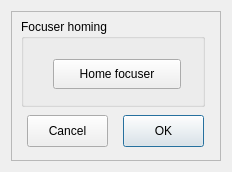
<?xml version="1.0" encoding="UTF-8"?>
<ui version="4.0">
 <class>X2Focus</class>
 <widget class="QDialog" name="X2Focus">
  <property name="geometry">
   <rect>
    <x>0</x>
    <y>0</y>
    <width>232</width>
    <height>172</height>
   </rect>
  </property>
  <property name="sizePolicy">
   <sizepolicy hsizetype="Fixed" vsizetype="Fixed">
    <horstretch>0</horstretch>
    <verstretch>0</verstretch>
   </sizepolicy>
  </property>
  <property name="minimumSize">
   <size>
    <width>232</width>
    <height>172</height>
   </size>
  </property>
  <property name="maximumSize">
   <size>
    <width>232</width>
    <height>172</height>
   </size>
  </property>
  <property name="windowTitle">
   <string>Rainbow Astro RSF</string>
  </property>
  <layout class="QHBoxLayout" name="horizontalLayout_12">
   <item>
    <widget class="X2Form" name="X2Form">
     <property name="minimumSize">
      <size>
       <width>0</width>
       <height>0</height>
      </size>
     </property>
     <property name="maximumSize">
      <size>
       <width>99999</width>
       <height>99999</height>
      </size>
     </property>
     <property name="sizeIncrement">
      <size>
       <width>1</width>
       <height>1</height>
      </size>
     </property>
     <property name="frameShape">
      <enum>QFrame::StyledPanel</enum>
     </property>
     <property name="frameShadow">
      <enum>QFrame::Raised</enum>
     </property>
     <widget class="QGroupBox" name="groupBox">
      <property name="geometry">
       <rect>
        <x>10</x>
        <y>8</y>
        <width>184</width>
        <height>88</height>
       </rect>
      </property>
      <property name="title">
       <string>Focuser homing</string>
      </property>
      <widget class="QPushButton" name="pushButton">
       <property name="geometry">
        <rect>
         <x>32</x>
         <y>40</y>
         <width>128</width>
         <height>30</height>
        </rect>
       </property>
       <property name="text">
        <string>Home focuser</string>
       </property>
      </widget>
     </widget>
     <widget class="QPushButton" name="pushButtonCancel">
      <property name="geometry">
       <rect>
        <x>16</x>
        <y>104</y>
        <width>81</width>
        <height>32</height>
       </rect>
      </property>
      <property name="text">
       <string>Cancel</string>
      </property>
     </widget>
     <widget class="QPushButton" name="pushButtonOK">
      <property name="enabled">
       <bool>true</bool>
      </property>
      <property name="geometry">
       <rect>
        <x>112</x>
        <y>104</y>
        <width>81</width>
        <height>32</height>
       </rect>
      </property>
      <property name="text">
       <string>OK</string>
      </property>
      <property name="default">
       <bool>true</bool>
      </property>
     </widget>
    </widget>
   </item>
  </layout>
 </widget>
 <customwidgets>
  <customwidget>
   <class>X2Form</class>
   <extends>QFrame</extends>
   <header>x2form.h</header>
   <container>1</container>
  </customwidget>
 </customwidgets>
 <resources/>
 <connections/>
</ui>
